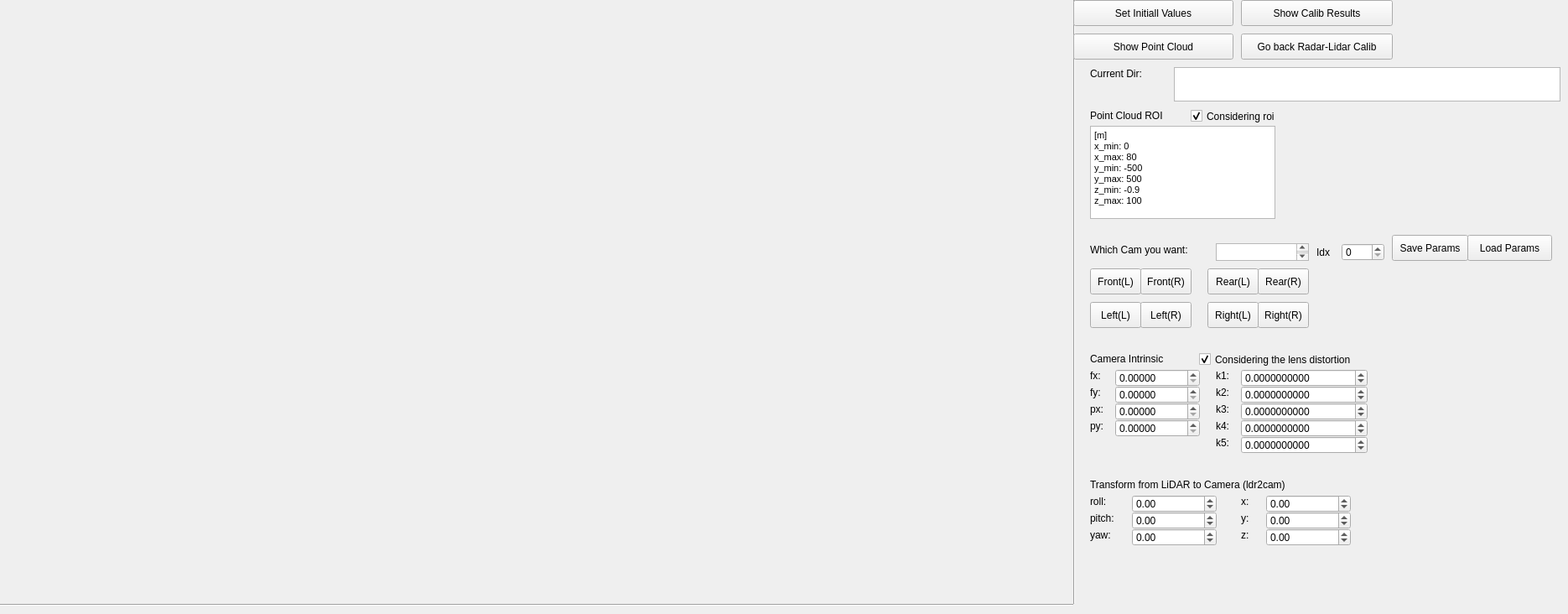
    <widget class="QWidget" name="page_2">
     <widget class="QLabel" name="labelLidCamCalibImg">
      <property name="geometry">
       <rect>
        <x>0</x>
        <y>0</y>
        <width>1280</width>
        <height>720</height>
       </rect>
      </property>
      <property name="text">
       <string/>
      </property>
     </widget>
     <widget class="Line" name="line_16">
      <property name="geometry">
       <rect>
        <x>0</x>
        <y>720</y>
        <width>1280</width>
        <height>3</height>
       </rect>
      </property>
      <property name="orientation">
       <enum>Qt::Horizontal</enum>
      </property>
     </widget>
     <widget class="Line" name="line_17">
      <property name="geometry">
       <rect>
        <x>1280</x>
        <y>0</y>
        <width>3</width>
        <height>720</height>
       </rect>
      </property>
      <property name="orientation">
       <enum>Qt::Vertical</enum>
      </property>
     </widget>
     <widget class="QLabel" name="label_51">
      <property name="geometry">
       <rect>
        <x>1450</x>
        <y>460</y>
        <width>101</width>
        <height>16</height>
       </rect>
      </property>
      <property name="text">
       <string>k2:</string>
      </property>
     </widget>
     <widget class="QLabel" name="label_61">
      <property name="geometry">
       <rect>
        <x>1300</x>
        <y>630</y>
        <width>101</width>
        <height>16</height>
       </rect>
      </property>
      <property name="text">
       <string>yaw:</string>
      </property>
     </widget>
     <widget class="QLabel" name="label_60">
      <property name="geometry">
       <rect>
        <x>1480</x>
        <y>610</y>
        <width>101</width>
        <height>16</height>
       </rect>
      </property>
      <property name="text">
       <string>y:</string>
      </property>
     </widget>
     <widget class="QLabel" name="label_55">
      <property name="geometry">
       <rect>
        <x>1300</x>
        <y>610</y>
        <width>101</width>
        <height>16</height>
       </rect>
      </property>
      <property name="text">
       <string>pitch:</string>
      </property>
     </widget>
     <widget class="QLabel" name="label_53">
      <property name="geometry">
       <rect>
        <x>1450</x>
        <y>500</y>
        <width>101</width>
        <height>16</height>
       </rect>
      </property>
      <property name="text">
       <string>k4:</string>
      </property>
     </widget>
     <widget class="QPushButton" name="pushButtonLcCalib_0">
      <property name="geometry">
       <rect>
        <x>1480</x>
        <y>40</y>
        <width>181</width>
        <height>31</height>
       </rect>
      </property>
      <property name="text">
       <string>Go back Radar-Lidar Calib</string>
      </property>
     </widget>
     <widget class="QDoubleSpinBox" name="doubleSpinBoxLcCalib_px">
      <property name="geometry">
       <rect>
        <x>1330</x>
        <y>480</y>
        <width>101</width>
        <height>21</height>
       </rect>
      </property>
      <property name="decimals">
       <number>5</number>
      </property>
      <property name="maximum">
       <double>1000.000000000000000</double>
      </property>
      <property name="singleStep">
       <double>0.100000000000000</double>
      </property>
     </widget>
     <widget class="QLabel" name="label_46">
      <property name="geometry">
       <rect>
        <x>1300</x>
        <y>570</y>
        <width>321</width>
        <height>16</height>
       </rect>
      </property>
      <property name="text">
       <string>Transform from LiDAR to Camera (ldr2cam)</string>
      </property>
     </widget>
     <widget class="QLabel" name="label_43">
      <property name="geometry">
       <rect>
        <x>1300</x>
        <y>80</y>
        <width>91</width>
        <height>16</height>
       </rect>
      </property>
      <property name="text">
       <string>Current Dir:</string>
      </property>
     </widget>
     <widget class="QLabel" name="label_49">
      <property name="geometry">
       <rect>
        <x>1300</x>
        <y>460</y>
        <width>101</width>
        <height>16</height>
       </rect>
      </property>
      <property name="text">
       <string>fy:</string>
      </property>
     </widget>
     <widget class="QDoubleSpinBox" name="doubleSpinBoxLcCalib_k3">
      <property name="geometry">
       <rect>
        <x>1480</x>
        <y>480</y>
        <width>151</width>
        <height>21</height>
       </rect>
      </property>
      <property name="decimals">
       <number>10</number>
      </property>
      <property name="minimum">
       <double>-1.000000000000000</double>
      </property>
      <property name="maximum">
       <double>1.000000000000000</double>
      </property>
      <property name="singleStep">
       <double>0.000100000000000</double>
      </property>
     </widget>
     <widget class="QLabel" name="label_57">
      <property name="geometry">
       <rect>
        <x>1300</x>
        <y>500</y>
        <width>101</width>
        <height>16</height>
       </rect>
      </property>
      <property name="text">
       <string>py:</string>
      </property>
     </widget>
     <widget class="QPushButton" name="pushButtonLcCalib_4">
      <property name="geometry">
       <rect>
        <x>1280</x>
        <y>40</y>
        <width>191</width>
        <height>31</height>
       </rect>
      </property>
      <property name="text">
       <string>Show Point Cloud</string>
      </property>
     </widget>
     <widget class="QPushButton" name="pushButtonLcCalib_3">
      <property name="geometry">
       <rect>
        <x>1480</x>
        <y>0</y>
        <width>181</width>
        <height>31</height>
       </rect>
      </property>
      <property name="text">
       <string>Show Calib Results</string>
      </property>
     </widget>
     <widget class="QDoubleSpinBox" name="doubleSpinBoxLcCalib_y_ldr2cam">
      <property name="geometry">
       <rect>
        <x>1510</x>
        <y>610</y>
        <width>101</width>
        <height>21</height>
       </rect>
      </property>
      <property name="decimals">
       <number>2</number>
      </property>
      <property name="minimum">
       <double>-10.000000000000000</double>
      </property>
      <property name="maximum">
       <double>10.000000000000000</double>
      </property>
      <property name="singleStep">
       <double>0.010000000000000</double>
      </property>
     </widget>
     <widget class="QPushButton" name="pushButtonLcCalib_13">
      <property name="geometry">
       <rect>
        <x>1660</x>
        <y>280</y>
        <width>91</width>
        <height>31</height>
       </rect>
      </property>
      <property name="text">
       <string>Save Params</string>
      </property>
     </widget>
     <widget class="QLabel" name="label_50">
      <property name="geometry">
       <rect>
        <x>1450</x>
        <y>440</y>
        <width>101</width>
        <height>16</height>
       </rect>
      </property>
      <property name="text">
       <string>k1:</string>
      </property>
     </widget>
     <widget class="QDoubleSpinBox" name="doubleSpinBoxLcCalib_z_ldr2cam">
      <property name="geometry">
       <rect>
        <x>1510</x>
        <y>630</y>
        <width>101</width>
        <height>21</height>
       </rect>
      </property>
      <property name="decimals">
       <number>2</number>
      </property>
      <property name="minimum">
       <double>-10.000000000000000</double>
      </property>
      <property name="maximum">
       <double>10.000000000000000</double>
      </property>
      <property name="singleStep">
       <double>0.010000000000000</double>
      </property>
     </widget>
     <widget class="QPushButton" name="pushButtonLcCalib_1">
      <property name="geometry">
       <rect>
        <x>1750</x>
        <y>280</y>
        <width>101</width>
        <height>31</height>
       </rect>
      </property>
      <property name="text">
       <string>Load Params</string>
      </property>
     </widget>
     <widget class="QPushButton" name="pushButtonLcCalib_12">
      <property name="geometry">
       <rect>
        <x>1500</x>
        <y>360</y>
        <width>61</width>
        <height>31</height>
       </rect>
      </property>
      <property name="text">
       <string>Right(R)</string>
      </property>
     </widget>
     <widget class="QTextEdit" name="textEditLcCalib_3">
      <property name="geometry">
       <rect>
        <x>1400</x>
        <y>80</y>
        <width>461</width>
        <height>41</height>
       </rect>
      </property>
      <property name="html">
       <string>&lt;!DOCTYPE HTML PUBLIC &quot;-//W3C//DTD HTML 4.0//EN&quot; &quot;http://www.w3.org/TR/REC-html40/strict.dtd&quot;&gt;
&lt;html&gt;&lt;head&gt;&lt;meta name=&quot;qrichtext&quot; content=&quot;1&quot; /&gt;&lt;style type=&quot;text/css&quot;&gt;
p, li { white-space: pre-wrap; }
&lt;/style&gt;&lt;/head&gt;&lt;body style=&quot; font-family:'Sans Serif'; font-size:9pt; font-weight:400; font-style:normal;&quot;&gt;
&lt;p style=&quot;-qt-paragraph-type:empty; margin-top:0px; margin-bottom:0px; margin-left:0px; margin-right:0px; -qt-block-indent:0; text-indent:0px; font-family:'Ubuntu'; font-size:11pt;&quot;&gt;&lt;br /&gt;&lt;/p&gt;&lt;/body&gt;&lt;/html&gt;</string>
      </property>
     </widget>
     <widget class="QDoubleSpinBox" name="doubleSpinBoxLcCalib_k4">
      <property name="geometry">
       <rect>
        <x>1480</x>
        <y>500</y>
        <width>151</width>
        <height>21</height>
       </rect>
      </property>
      <property name="decimals">
       <number>10</number>
      </property>
      <property name="minimum">
       <double>-1.000000000000000</double>
      </property>
      <property name="maximum">
       <double>1.000000000000000</double>
      </property>
      <property name="singleStep">
       <double>0.000100000000000</double>
      </property>
     </widget>
     <widget class="QDoubleSpinBox" name="doubleSpinBoxLcCalib_yaw_ldr2cam">
      <property name="geometry">
       <rect>
        <x>1350</x>
        <y>630</y>
        <width>101</width>
        <height>21</height>
       </rect>
      </property>
      <property name="decimals">
       <number>2</number>
      </property>
      <property name="minimum">
       <double>-180.000000000000000</double>
      </property>
      <property name="maximum">
       <double>180.000000000000000</double>
      </property>
      <property name="singleStep">
       <double>0.100000000000000</double>
      </property>
     </widget>
     <widget class="QLabel" name="label_44">
      <property name="geometry">
       <rect>
        <x>1570</x>
        <y>290</y>
        <width>31</width>
        <height>21</height>
       </rect>
      </property>
      <property name="text">
       <string>Idx</string>
      </property>
     </widget>
     <widget class="QTextEdit" name="textEditLcCalib_1">
      <property name="geometry">
       <rect>
        <x>1300</x>
        <y>150</y>
        <width>221</width>
        <height>111</height>
       </rect>
      </property>
      <property name="html">
       <string>&lt;!DOCTYPE HTML PUBLIC &quot;-//W3C//DTD HTML 4.0//EN&quot; &quot;http://www.w3.org/TR/REC-html40/strict.dtd&quot;&gt;
&lt;html&gt;&lt;head&gt;&lt;meta name=&quot;qrichtext&quot; content=&quot;1&quot; /&gt;&lt;style type=&quot;text/css&quot;&gt;
p, li { white-space: pre-wrap; }
&lt;/style&gt;&lt;/head&gt;&lt;body style=&quot; font-family:'Sans Serif'; font-size:9pt; font-weight:400; font-style:normal;&quot;&gt;
&lt;p style=&quot; margin-top:0px; margin-bottom:0px; margin-left:0px; margin-right:0px; -qt-block-indent:0; text-indent:0px;&quot;&gt;&lt;span style=&quot; font-family:'MS Shell Dlg 2'; font-size:8.25pt;&quot;&gt;[m]&lt;/span&gt;&lt;/p&gt;
&lt;p style=&quot; margin-top:0px; margin-bottom:0px; margin-left:0px; margin-right:0px; -qt-block-indent:0; text-indent:0px;&quot;&gt;&lt;span style=&quot; font-family:'MS Shell Dlg 2'; font-size:8.25pt;&quot;&gt;x_min: 0&lt;/span&gt;&lt;/p&gt;
&lt;p style=&quot; margin-top:0px; margin-bottom:0px; margin-left:0px; margin-right:0px; -qt-block-indent:0; text-indent:0px;&quot;&gt;&lt;span style=&quot; font-family:'MS Shell Dlg 2'; font-size:8.25pt;&quot;&gt;x_max: 80&lt;/span&gt;&lt;/p&gt;
&lt;p style=&quot; margin-top:0px; margin-bottom:0px; margin-left:0px; margin-right:0px; -qt-block-indent:0; text-indent:0px;&quot;&gt;&lt;span style=&quot; font-family:'MS Shell Dlg 2'; font-size:8.25pt;&quot;&gt;y_min: -500&lt;/span&gt;&lt;/p&gt;
&lt;p style=&quot; margin-top:0px; margin-bottom:0px; margin-left:0px; margin-right:0px; -qt-block-indent:0; text-indent:0px;&quot;&gt;&lt;span style=&quot; font-family:'MS Shell Dlg 2'; font-size:8.25pt;&quot;&gt;y_max: 500&lt;/span&gt;&lt;/p&gt;
&lt;p style=&quot; margin-top:0px; margin-bottom:0px; margin-left:0px; margin-right:0px; -qt-block-indent:0; text-indent:0px;&quot;&gt;&lt;span style=&quot; font-family:'MS Shell Dlg 2'; font-size:8.25pt;&quot;&gt;z_min: -0.9&lt;/span&gt;&lt;/p&gt;
&lt;p style=&quot; margin-top:0px; margin-bottom:0px; margin-left:0px; margin-right:0px; -qt-block-indent:0; text-indent:0px;&quot;&gt;&lt;span style=&quot; font-family:'MS Shell Dlg 2'; font-size:8.25pt;&quot;&gt;z_max: 100&lt;/span&gt;&lt;/p&gt;&lt;/body&gt;&lt;/html&gt;</string>
      </property>
     </widget>
     <widget class="QDoubleSpinBox" name="doubleSpinBoxLcCalib_k1">
      <property name="geometry">
       <rect>
        <x>1480</x>
        <y>440</y>
        <width>151</width>
        <height>21</height>
       </rect>
      </property>
      <property name="decimals">
       <number>10</number>
      </property>
      <property name="minimum">
       <double>-1.000000000000000</double>
      </property>
      <property name="maximum">
       <double>1.000000000000000</double>
      </property>
      <property name="singleStep">
       <double>0.000100000000000</double>
      </property>
     </widget>
     <widget class="QPushButton" name="pushButtonLcCalib_8">
      <property name="geometry">
       <rect>
        <x>1500</x>
        <y>320</y>
        <width>61</width>
        <height>31</height>
       </rect>
      </property>
      <property name="text">
       <string>Rear(R)</string>
      </property>
     </widget>
     <widget class="QPushButton" name="pushButtonLcCalib_9">
      <property name="geometry">
       <rect>
        <x>1300</x>
        <y>360</y>
        <width>61</width>
        <height>31</height>
       </rect>
      </property>
      <property name="text">
       <string>Left(L)</string>
      </property>
     </widget>
     <widget class="QDoubleSpinBox" name="doubleSpinBoxLcCalib_py">
      <property name="geometry">
       <rect>
        <x>1330</x>
        <y>500</y>
        <width>101</width>
        <height>21</height>
       </rect>
      </property>
      <property name="decimals">
       <number>5</number>
      </property>
      <property name="maximum">
       <double>1000.000000000000000</double>
      </property>
      <property name="singleStep">
       <double>0.100000000000000</double>
      </property>
     </widget>
     <widget class="QLabel" name="label_41">
      <property name="geometry">
       <rect>
        <x>1300</x>
        <y>130</y>
        <width>141</width>
        <height>16</height>
       </rect>
      </property>
      <property name="text">
       <string>Point Cloud ROI</string>
      </property>
     </widget>
     <widget class="QTextEdit" name="textEditLcCalib_2">
      <property name="geometry">
       <rect>
        <x>1450</x>
        <y>290</y>
        <width>111</width>
        <height>21</height>
       </rect>
      </property>
      <property name="html">
       <string>&lt;!DOCTYPE HTML PUBLIC &quot;-//W3C//DTD HTML 4.0//EN&quot; &quot;http://www.w3.org/TR/REC-html40/strict.dtd&quot;&gt;
&lt;html&gt;&lt;head&gt;&lt;meta name=&quot;qrichtext&quot; content=&quot;1&quot; /&gt;&lt;style type=&quot;text/css&quot;&gt;
p, li { white-space: pre-wrap; }
&lt;/style&gt;&lt;/head&gt;&lt;body style=&quot; font-family:'Sans Serif'; font-size:9pt; font-weight:400; font-style:normal;&quot;&gt;
&lt;p style=&quot;-qt-paragraph-type:empty; margin-top:0px; margin-bottom:0px; margin-left:0px; margin-right:0px; -qt-block-indent:0; text-indent:0px; font-family:'Ubuntu'; font-size:11pt;&quot;&gt;&lt;br /&gt;&lt;/p&gt;&lt;/body&gt;&lt;/html&gt;</string>
      </property>
     </widget>
     <widget class="QLabel" name="label_45">
      <property name="geometry">
       <rect>
        <x>1300</x>
        <y>290</y>
        <width>151</width>
        <height>16</height>
       </rect>
      </property>
      <property name="text">
       <string>Which Cam you want:</string>
      </property>
     </widget>
     <widget class="QDoubleSpinBox" name="doubleSpinBoxLcCalib_k5">
      <property name="geometry">
       <rect>
        <x>1480</x>
        <y>520</y>
        <width>151</width>
        <height>21</height>
       </rect>
      </property>
      <property name="decimals">
       <number>10</number>
      </property>
      <property name="minimum">
       <double>-1.000000000000000</double>
      </property>
      <property name="maximum">
       <double>1.000000000000000</double>
      </property>
      <property name="singleStep">
       <double>0.000100000000000</double>
      </property>
     </widget>
     <widget class="QPushButton" name="pushButtonLcCalib_2">
      <property name="geometry">
       <rect>
        <x>1280</x>
        <y>0</y>
        <width>191</width>
        <height>31</height>
       </rect>
      </property>
      <property name="text">
       <string>Set Initiall Values</string>
      </property>
     </widget>
     <widget class="QLabel" name="label_62">
      <property name="geometry">
       <rect>
        <x>1480</x>
        <y>630</y>
        <width>101</width>
        <height>16</height>
       </rect>
      </property>
      <property name="text">
       <string>z:</string>
      </property>
     </widget>
     <widget class="QLabel" name="label_59">
      <property name="geometry">
       <rect>
        <x>1480</x>
        <y>590</y>
        <width>101</width>
        <height>16</height>
       </rect>
      </property>
      <property name="text">
       <string>x:</string>
      </property>
     </widget>
     <widget class="QSpinBox" name="spinBoxLcCalib_0">
      <property name="geometry">
       <rect>
        <x>1600</x>
        <y>290</y>
        <width>51</width>
        <height>21</height>
       </rect>
      </property>
      <property name="maximum">
       <number>600</number>
      </property>
     </widget>
     <widget class="QLabel" name="label_58">
      <property name="geometry">
       <rect>
        <x>1300</x>
        <y>590</y>
        <width>101</width>
        <height>16</height>
       </rect>
      </property>
      <property name="text">
       <string>roll:</string>
      </property>
     </widget>
     <widget class="QDoubleSpinBox" name="doubleSpinBoxLcCalib_x_ldr2cam">
      <property name="geometry">
       <rect>
        <x>1510</x>
        <y>590</y>
        <width>101</width>
        <height>21</height>
       </rect>
      </property>
      <property name="decimals">
       <number>2</number>
      </property>
      <property name="minimum">
       <double>-10.000000000000000</double>
      </property>
      <property name="maximum">
       <double>10.000000000000000</double>
      </property>
      <property name="singleStep">
       <double>0.010000000000000</double>
      </property>
     </widget>
     <widget class="QDoubleSpinBox" name="doubleSpinBoxLcCalib_pitch_ldr2cam">
      <property name="geometry">
       <rect>
        <x>1350</x>
        <y>610</y>
        <width>101</width>
        <height>21</height>
       </rect>
      </property>
      <property name="decimals">
       <number>2</number>
      </property>
      <property name="minimum">
       <double>-180.000000000000000</double>
      </property>
      <property name="maximum">
       <double>180.000000000000000</double>
      </property>
      <property name="singleStep">
       <double>0.100000000000000</double>
      </property>
     </widget>
     <widget class="QPushButton" name="pushButtonLcCalib_7">
      <property name="geometry">
       <rect>
        <x>1440</x>
        <y>320</y>
        <width>61</width>
        <height>31</height>
       </rect>
      </property>
      <property name="text">
       <string>Rear(L)</string>
      </property>
     </widget>
     <widget class="QCheckBox" name="checkBox_distortion">
      <property name="geometry">
       <rect>
        <x>1420</x>
        <y>130</y>
        <width>121</width>
        <height>17</height>
       </rect>
      </property>
      <property name="text">
       <string>Considering roi</string>
      </property>
      <property name="checked">
       <bool>true</bool>
      </property>
     </widget>
     <widget class="QLabel" name="label_54">
      <property name="geometry">
       <rect>
        <x>1450</x>
        <y>520</y>
        <width>101</width>
        <height>16</height>
       </rect>
      </property>
      <property name="text">
       <string>k5:</string>
      </property>
     </widget>
     <widget class="QCheckBox" name="checkBox_pc_roi">
      <property name="geometry">
       <rect>
        <x>1430</x>
        <y>420</y>
        <width>261</width>
        <height>17</height>
       </rect>
      </property>
      <property name="text">
       <string>Considering the lens distortion</string>
      </property>
      <property name="checked">
       <bool>true</bool>
      </property>
     </widget>
     <widget class="QDoubleSpinBox" name="doubleSpinBoxLcCalib_fx">
      <property name="geometry">
       <rect>
        <x>1330</x>
        <y>440</y>
        <width>101</width>
        <height>21</height>
       </rect>
      </property>
      <property name="decimals">
       <number>5</number>
      </property>
      <property name="maximum">
       <double>1000.000000000000000</double>
      </property>
      <property name="singleStep">
       <double>0.100000000000000</double>
      </property>
     </widget>
     <widget class="QPushButton" name="pushButtonLcCalib_11">
      <property name="geometry">
       <rect>
        <x>1440</x>
        <y>360</y>
        <width>61</width>
        <height>31</height>
       </rect>
      </property>
      <property name="text">
       <string>Right(L)</string>
      </property>
     </widget>
     <widget class="QDoubleSpinBox" name="doubleSpinBoxLcCalib_fy">
      <property name="geometry">
       <rect>
        <x>1330</x>
        <y>460</y>
        <width>101</width>
        <height>21</height>
       </rect>
      </property>
      <property name="decimals">
       <number>5</number>
      </property>
      <property name="maximum">
       <double>1000.000000000000000</double>
      </property>
      <property name="singleStep">
       <double>0.100000000000000</double>
      </property>
     </widget>
     <widget class="QPushButton" name="pushButtonLcCalib_10">
      <property name="geometry">
       <rect>
        <x>1360</x>
        <y>360</y>
        <width>61</width>
        <height>31</height>
       </rect>
      </property>
      <property name="text">
       <string>Left(R)</string>
      </property>
     </widget>
     <widget class="QLabel" name="label_56">
      <property name="geometry">
       <rect>
        <x>1300</x>
        <y>480</y>
        <width>101</width>
        <height>16</height>
       </rect>
      </property>
      <property name="text">
       <string>px:</string>
      </property>
     </widget>
     <widget class="QPushButton" name="pushButtonLcCalib_6">
      <property name="geometry">
       <rect>
        <x>1360</x>
        <y>320</y>
        <width>61</width>
        <height>31</height>
       </rect>
      </property>
      <property name="text">
       <string>Front(R)</string>
      </property>
     </widget>
     <widget class="QLabel" name="label_48">
      <property name="geometry">
       <rect>
        <x>1300</x>
        <y>440</y>
        <width>101</width>
        <height>16</height>
       </rect>
      </property>
      <property name="text">
       <string>fx:</string>
      </property>
     </widget>
     <widget class="QDoubleSpinBox" name="doubleSpinBoxLcCalib_roll_ldr2cam">
      <property name="geometry">
       <rect>
        <x>1350</x>
        <y>590</y>
        <width>101</width>
        <height>21</height>
       </rect>
      </property>
      <property name="decimals">
       <number>2</number>
      </property>
      <property name="minimum">
       <double>-180.000000000000000</double>
      </property>
      <property name="maximum">
       <double>180.000000000000000</double>
      </property>
      <property name="singleStep">
       <double>0.100000000000000</double>
      </property>
     </widget>
     <widget class="QDoubleSpinBox" name="doubleSpinBoxLcCalib_k2">
      <property name="geometry">
       <rect>
        <x>1480</x>
        <y>460</y>
        <width>151</width>
        <height>21</height>
       </rect>
      </property>
      <property name="decimals">
       <number>10</number>
      </property>
      <property name="minimum">
       <double>-1.000000000000000</double>
      </property>
      <property name="maximum">
       <double>1.000000000000000</double>
      </property>
      <property name="singleStep">
       <double>0.000100000000000</double>
      </property>
     </widget>
     <widget class="QLabel" name="label_47">
      <property name="geometry">
       <rect>
        <x>1300</x>
        <y>420</y>
        <width>151</width>
        <height>16</height>
       </rect>
      </property>
      <property name="text">
       <string>Camera Intrinsic</string>
      </property>
     </widget>
     <widget class="QPushButton" name="pushButtonLcCalib_5">
      <property name="geometry">
       <rect>
        <x>1300</x>
        <y>320</y>
        <width>61</width>
        <height>31</height>
       </rect>
      </property>
      <property name="text">
       <string>Front(L)</string>
      </property>
     </widget>
     <widget class="QLabel" name="label_52">
      <property name="geometry">
       <rect>
        <x>1450</x>
        <y>480</y>
        <width>101</width>
        <height>16</height>
       </rect>
      </property>
      <property name="text">
       <string>k3:</string>
      </property>
     </widget>
    </widget>
